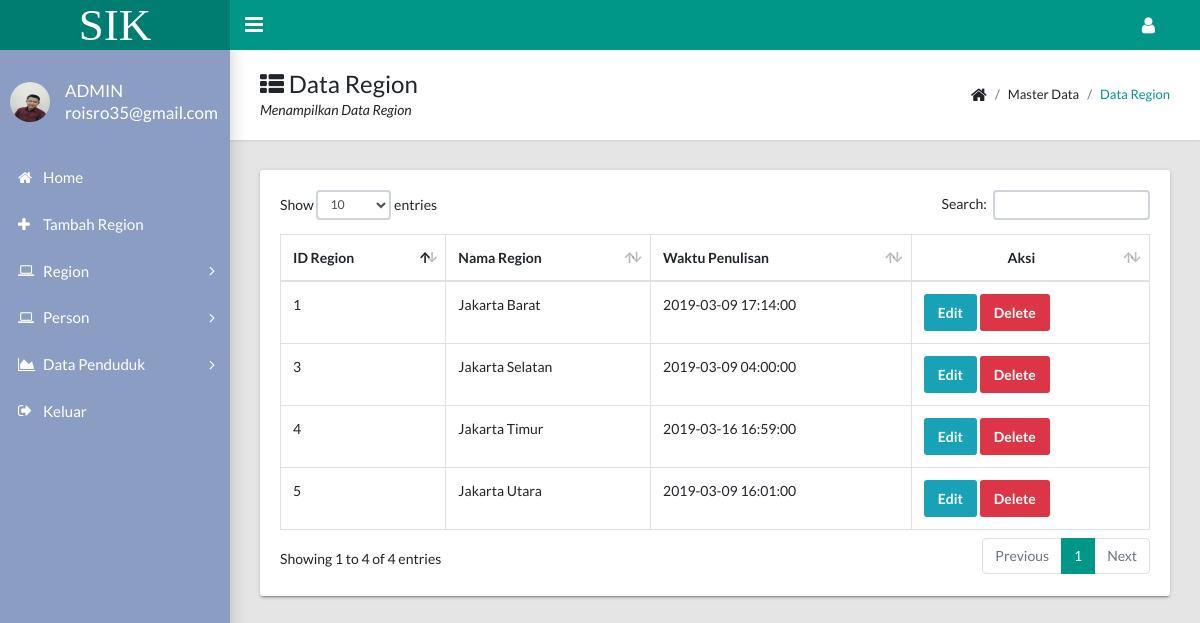
The app's page /region.php?note=sukses (signed in) with its own data.
### tables this page shows
CREATE TABLE `regions` (
  `id_region` int(3) NOT NULL,
  `nama` varchar(30) NOT NULL,
  `create_at` datetime NOT NULL
);

### region.php (the view, shortened to what this page needs)
<?php include "include/koneksi.php";?>
<!DOCTYPE html>
<html lang="en">
  <?php include "include/head.php";?>
  <body class="app sidebar-mini rtl">
    <?php include "include/header.php";?>
    <?php include "include/sidebar.php";?>
    <main class="app-content">
      <div class="app-title">
        <div>
          <h1><i class="fa fa-th-list"></i> Data Region</h1>
          <p>Menampilkan Data Region</p>
        </div>
        <ul class="app-breadcrumb breadcrumb side">
          <li class="breadcrumb-item"><i class="fa fa-home fa-lg"></i></li>
          <li class="breadcrumb-item">Master Data</li>
          <li class="breadcrumb-item active"><a href="#">Data Region</a></li>
        </ul>
      </div>
      <div class="row">
        <div class="col-md-12">
          <div class="tile">
            <div class="tile-body">
              <table class="table table-hover table-bordered" id="sampleTable">
                <thead>
                  <tr>
					<th>ID Region</th>
                    <th>Nama Region</th>
                    <th>Waktu Penulisan</th>
                    <th><center>Aksi</center></th>
                  </tr>
                </thead>
                <tbody>
                <?php
                $query=$koneksi->query("select * from regions");
				$no=1;
				while($data=$query->fetch_assoc()){
				?>
                  <tr>
				    <td><?=$data['id_region'];?></td>
                    <td><?=$data['nama'];?></td>
					<td><?=$data['create_at'];?></td>
                    <td><a href="edit-region.php?id_region=<?=$data['id_region'];?>" class="btn btn-info">Edit</a>
                    <a href="del-region.php?id_region=<?=$data['id_region'];?>" class="btn btn-danger" onClick="return confirm('Yakin mau dihapus ?')">Delete</a></td>
                  </tr>
                  <?php $no++; } ?>
                </tbody>
              </table>
            </div>
          </div>
        </div>
      </div>
    </main>
  </body>
</html>

### records on screen
regions: id_region "1", nama "Jakarta Barat", create_at "2019-03-09 17:14:00"
regions: id_region "3", nama "Jakarta Selatan", create_at "2019-03-09 04:00:00"
regions: id_region "4", nama "Jakarta Timur", create_at "2019-03-16 16:59:00"
regions: id_region "5", nama "Jakarta Utara", create_at "2019-03-09 16:01:00"

### other values on screen
$_SESSION['email'] "roisro35@gmail.com"
